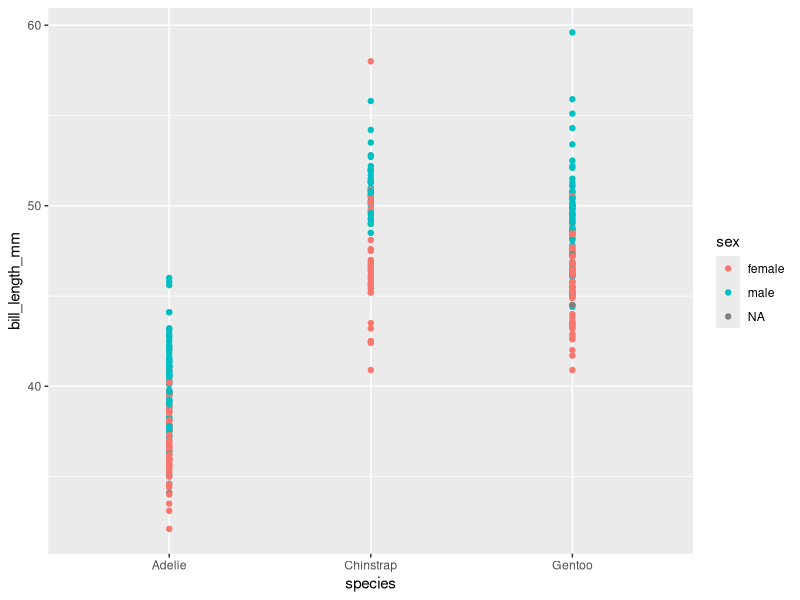

Recreate this plot in R.
## ---- chunk 1
library(palmerpenguins)
library(ggplot2)
ggplot(penguins,
       aes(x = species,
           y = bill_length_mm,
       color = sex)) +
  geom_point()
